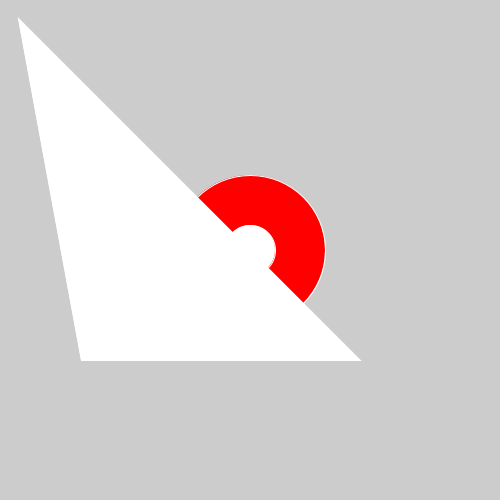
Frame 1 (no input)
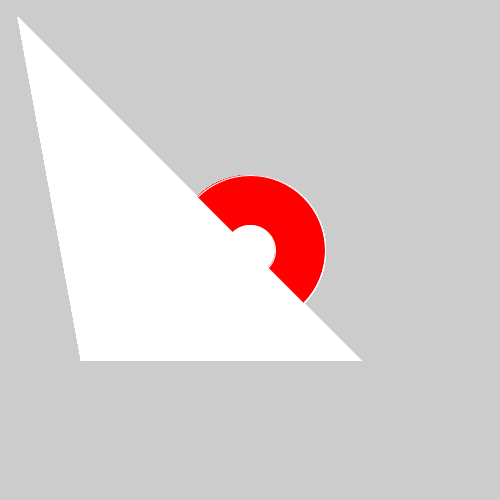
Frame 60 (the mouse pressed at the canvas centre just before this capture)
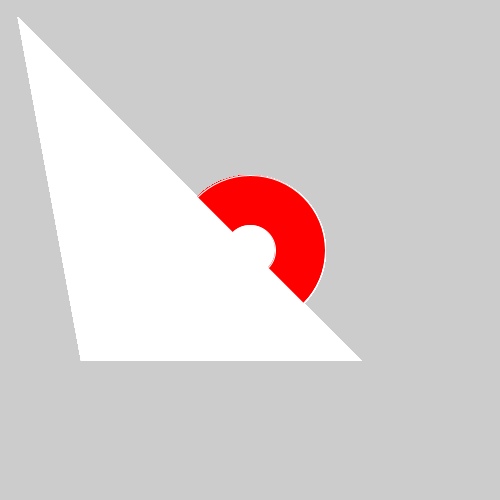
Frame 120 (the mouse held since frame 60 and released just before this capture)

The Processing sketch that drew these frames (run headless with seeded random() and noise(); from frame 60 on, the mouse is pressed at the canvas centre):

// Processing sketch: modern_art
// ── modern_art.pde
void setup() {
  size(500,500);
}
void draw() {
  //shorthand for stroke(255,255,255);
  stroke(255);
  fill(255,0,0);
  ellipse(250,250,150,150);
  stroke(255);
  fill(255);
  ellipse(250,250,50,50);
triangle(18,18,81,360,360,360);
fill(0);
}
